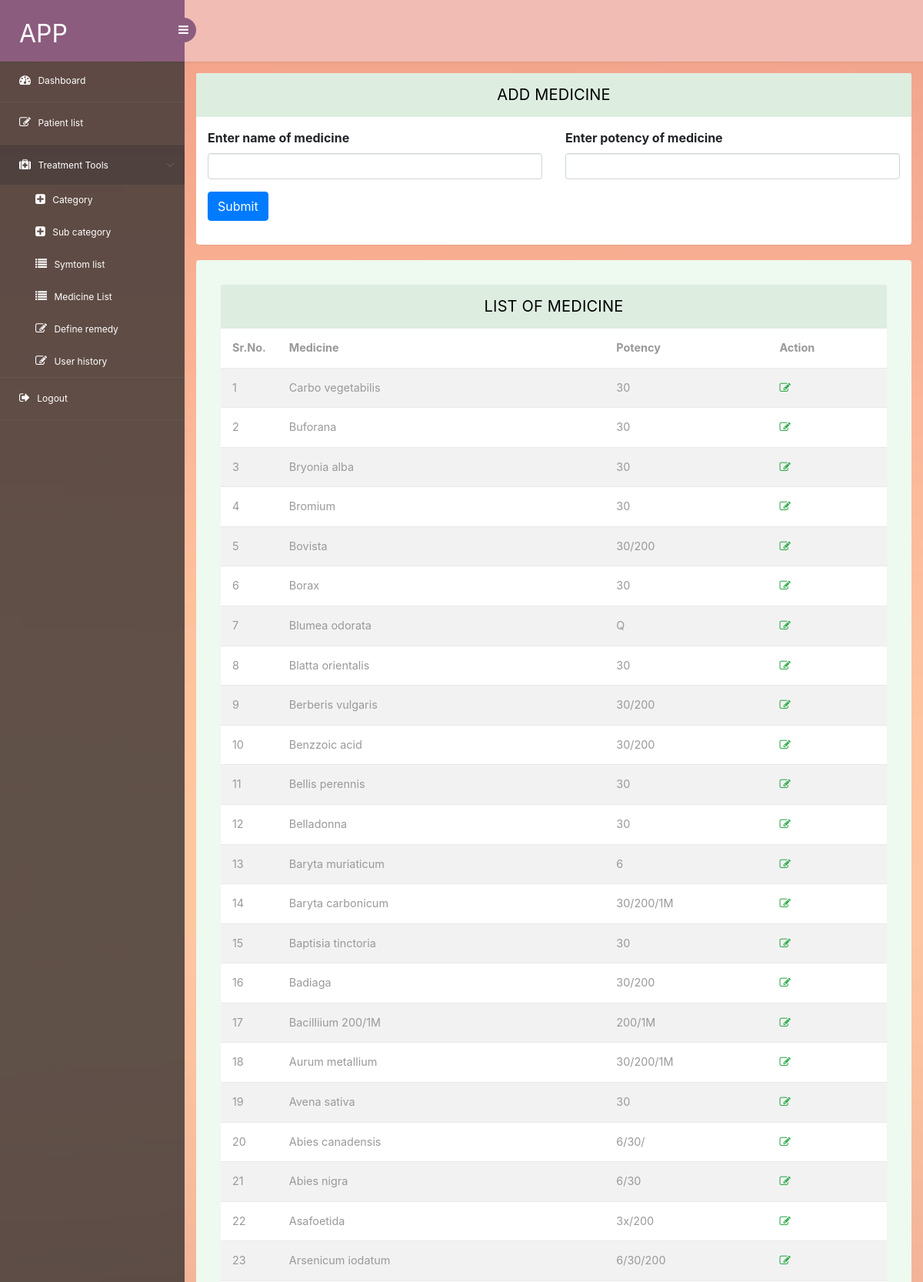
/medicine_list.php (signed in, upper part), run on the app's committed database.
### tables this page shows
CREATE TABLE `medicine_list` (
  `id` int(11) NOT NULL,
  `medicine` varchar(22) NOT NULL,
  `dilutions` varchar(22) NOT NULL,
  `description` varchar(22) NOT NULL
);

### medicine_list.php (the view, shortened to what this page needs)
<?php
 include('server_connection.php');
?>
<!DOCTYPE html>
<html>
<head>
  <?php include('head.php');  ?>
</head>
<body>
<?php include('header.php') ?>
<?php  include('aside.php'); ?>
<section id="main-content">
  <section class="wrapper">
  <div class="panel panel-default">
  <div class="panel-heading">
     Add Medicine
    </div>
    <div class="panel-body">
    <form class="form row" method="post">
    <div class="form-group col-sm-6">
    <label for="medicine">Enter name of medicine</label>
    <input type="text" class="form-control" id="medicine" name="medicine" placeholder="Enter medicine name">
    </div>
    <div class="form-group col-sm-6">
    <label for="Potency">Enter potency of medicine</label>
    <input type="text" class="form-control" id="Potency" name="Potency"  placeholder="Enter Potency">
    </div>
    <div class="form-group col-12">
    <button type="submit" class="btn btn-primary" name="submit">Submit</button>
    </div>
    </form>
    </div>
  </div>
  <div class="table-agile-info">
  <div class="panel panel-default">
    <div class="panel-heading">
      List of medicine
    </div>
    <div class="table-responsive">
      <table class="table table-striped b-t b-light">
        <thead>
          <tr>
            <th style="width:20px;">
              Sr.No.
            </th>
            <th>Medicine</th>
             <th>Potency</th>
            <th>Action</th>
          </tr>
        </thead>
        <tbody>
   <?php
    $num=1;
    $sql="SELECT * FROM medicine_list ORDER BY id DESC";
    $run=mysqli_query($con,$sql);
    while ($data=mysqli_fetch_assoc($run)) {
   ?>
          <tr>
              <td><?php  echo$num;   ?></td>
            <td><span class="text-ellipsis"><?php  echo$data['medicine'];   ?></span></td>
            <td><span class="text-ellipsis"><?php  echo$data['dilutions'];   ?></span></td>
            <td>
              <a href="#" class="active" ui-toggle-class=""><i class="fa fa-edit text-success text-active"></i></a>
            </td>
          </tr>
        <?php  $num++; }?>
        </tbody>
      </table>
    </div>
  </div>
</div>
<?php   include('footer.php'); ?>
</body>
</html>

### css/style.css (style rules this page uses)
html, body { font-family: 'Roboto', sans-serif; font-size: 100%; overflow-x: hidden; background: url(../images/bg.jpg) no-repeat 0px 0px; background-size:cover; }
body a { transition: 0.5s all ease; -webkit-transition: 0.5s all ease; -moz-transition: 0.5s all ease; -o-transition: 0.5s all ease; -ms-transition: 0.5s all ease; text-decoration:none; }
ul,label { margin:0; padding:0; }
#main-content { margin-left:240px; -webkit-transition:all .3s ease-in-out; -moz-transition:all .3s ease-in-out; -o-transition:all .3s ease-in-out; transition:all .3s ease-in-out; }
.wrapper { display:inline-block; margin-top:80px; padding:15px; width:100%; }
.panel-heading { position: relative; height: 57px; line-height: 57px; letter-spacing: 0.2px; color: #000; font-size: 18px; font-weight: 400; padding: 0 16px; background:#ddede0; border-top-right-radius: 2px; border-top-left-radius: 2px; text-transform: uppercase; text-align: center; }
.panel { border: none ! important; }
.table>thead>tr>th { border-bottom: 1px solid #e1ab91 ! important; }
.table>tbody>tr>td, .table>tbody>tr>th, .table>tfoot>tr>td, .table>tfoot>tr>th, .table>thead>tr>td, .table>thead>tr>th { border-bottom: 1px solid #e9e9e9 ! important; }
.table > thead > tr > th, .table > tbody > tr > th, .table > tfoot > tr > th, .table > thead > tr > td, .table > tbody > tr > td, .table > tfoot > tr > td { border-top: none !important; }
.table td, .table>tbody>tr>td, .table>tbody>tr>th, .table>tfoot>tr>td, .table>tfoot>tr>th, .table>thead>tr>td, .table>thead>tr>th { padding: 15px!important; }
.table > thead > tr > th, .table > tbody > tr > th, .table > tfoot > tr > th, .table > thead > tr > td, .table > tbody > tr > td, .table > tfoot > tr > td { font-size: 0.9em; color: #999; border-top: none !important; }
.table-agile-info { background: #eef9f0; padding: 2em; border-radius: 4px; -webkit-box-shadow: 0 1px 1px rgba(0,0,0,.05); box-shadow: 0 1px 1px rgba(0,0,0,.05); }
.panel-default>.panel-heading { color: #000000 ! important; background-color: #ddede0 ! important; border-color: #ddede0 ! important; font-size: 20px; }
.text-success { color: #27c24c; }

### data on the page
medicine_list: medicine "Carbo vegetabilis", dilutions "30"
medicine_list: medicine "Buforana", dilutions "30"
medicine_list: medicine "Bryonia alba", dilutions "30"
medicine_list: medicine "Bromium", dilutions "30"
medicine_list: medicine "Bovista", dilutions "30/200"
medicine_list: medicine "Borax", dilutions "30"
medicine_list: medicine "Blumea odorata", dilutions "Q"
medicine_list: medicine "Blatta orientalis", dilutions "30"
medicine_list: medicine "Berberis vulgaris", dilutions "30/200"
medicine_list: medicine "Benzzoic acid", dilutions "30/200"
medicine_list: medicine "Bellis perennis", dilutions "30"
medicine_list: medicine "Belladonna", dilutions "30"
medicine_list: medicine "Baryta muriaticum", dilutions "6"
medicine_list: medicine "Baryta carbonicum", dilutions "30/200/1M"
medicine_list: medicine "Baptisia tinctoria", dilutions "30"
medicine_list: medicine "Badiaga", dilutions "30/200"
medicine_list: medicine "Bacilliium 200/1M", dilutions "200/1M"
medicine_list: medicine "Aurum metallium", dilutions "30/200/1M"
medicine_list: medicine "Avena sativa", dilutions "30"
medicine_list: medicine "Abies canadensis", dilutions "6/30/"
medicine_list: medicine "Abies nigra", dilutions "6/30"
medicine_list: medicine "Asafoetida", dilutions "3x/200"
medicine_list: medicine "Arsenicum iodatum", dilutions "6/30/200"
